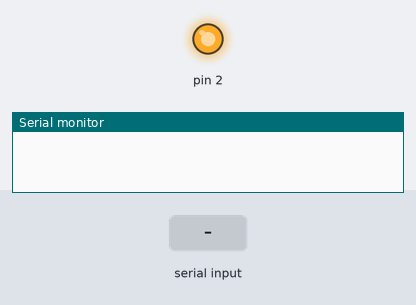
Recording of a sketch running on a simulated Arduino Uno, built with avr-gcc and run on an emulated ATmega328P. On the bench: output pins drawn as LEDs (lit = HIGH), the last lines printed to the serial monitor. The test bench sets the inputs (shaded band).

Above: at 1.2 s.
1.3 s: "1\n" received over Serial
At 2.4 s:
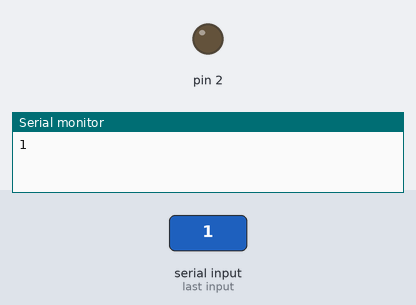
2.8 s: "2\n" received over Serial
At 3.5 s:
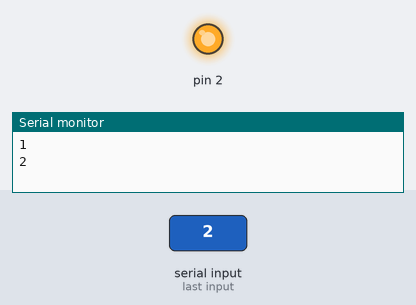
Timing chart, 0 to 5.8 s (numbered marks = the images above; inputs shaded):
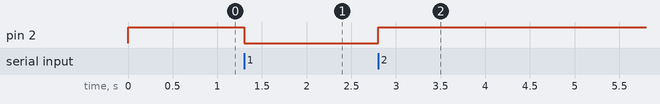

Measured:
- after the input at 1.3 s, pin 2: HIGH → LOW at once
- after the input at 2.8 s, pin 2: LOW → HIGH at once

The sketch:

Home_Automatiom.ino
```cpp
char Incoming_value = 2;

void setup()
{
  Serial.begin(9600);
  pinMode(2, OUTPUT);
  digitalWrite(2,HIGH);
}

void loop()
{
  if(Serial.available() > 0)
  {
    Incoming_value = Serial.read();
    Serial.print(Incoming_value);
    Serial.print("\n");
    if(Incoming_value == '1')
      digitalWrite(2, LOW);
    else if(Incoming_value == '2')
      digitalWrite(2, HIGH);
  }
}
```
